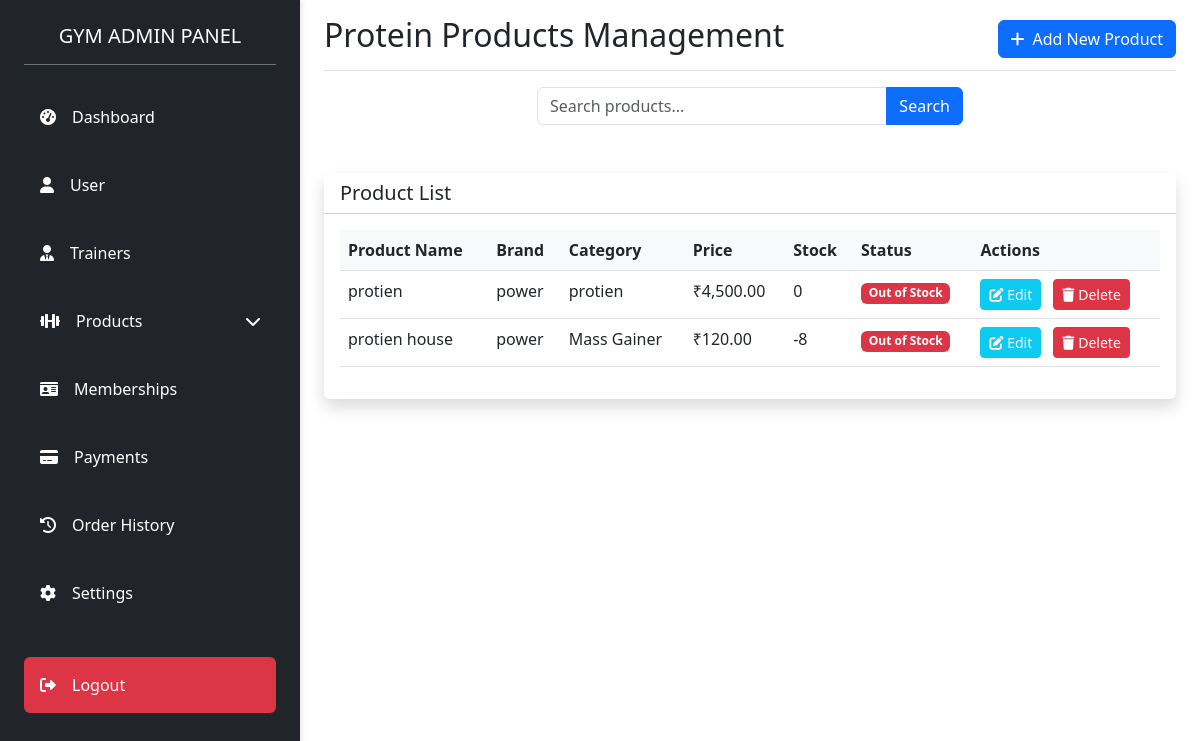
Page /adminPanel/protein.php on the committed database.
### tables this page shows
CREATE TABLE `products` (
  `id` int NOT NULL,
  `product_name` varchar(255) NOT NULL,
  `brand` varchar(255) NOT NULL,
  `category` varchar(255) NOT NULL,
  `price` decimal(10,2) NOT NULL,
  `stock` int NOT NULL,
  `description` text NOT NULL,
  `image` varchar(255) NOT NULL,
  `status` enum('in-stock','out-of-stock') DEFAULT 'in-stock',
  `created_at` timestamp NULL DEFAULT CURRENT_TIMESTAMP
);

### adminPanel/protein.php (the view, shortened to what this page needs)
<?php
include 'db_connection.php';
$products = [];
$search = $_GET['search'] ?? '';
$sql = "SELECT * FROM products WHERE product_name LIKE ? OR brand LIKE ?";
$stmt = $conn->prepare($sql);
$searchTerm = "%$search%";
$stmt->bind_param("ss", $searchTerm, $searchTerm);
$stmt->execute();
$result = $stmt->get_result();
while($row = $result->fetch_assoc()) {
    $products[] = $row;
}
?>
<!DOCTYPE html>
<html lang="en">
<head>
    <link href="https://cdn.jsdelivr.net/npm/bootstrap@5.3.0/dist/css/bootstrap.min.css" rel="stylesheet">
    <link rel="stylesheet" href="https://cdnjs.cloudflare.com/ajax/libs/font-awesome/6.0.0/css/all.min.css">
</head>
<body>
    <?php include 'sidebar.php'; ?>
    <div class="container-fluid">
        <div class="row">
            <main class="col-md-12 px-md-4">
                <div class="d-flex justify-content-between flex-wrap flex-md-nowrap align-items-center pt-3 pb-2 mb-3 border-bottom">
                    <h1 class="h2">Protein Products Management</h1>
                    <div class="btn-toolbar mb-2 mb-md-0">
                        <button type="button" class="btn btn-primary" data-bs-toggle="modal" data-bs-target="#addProteinModal">
                            <i class="fas fa-plus me-2"></i>Add New Product
                        </button>
                    </div>
                </div>
                <div class="row mb-5">
                    <div class="col-12">
                        <form action="" method="get" class="d-flex justify-content-center">
                            <div class="input-group w-50">
                                <input type="text" class="form-control" placeholder="Search products..." name="search" value="<?= htmlspecialchars($search) ?>">
                                <button class="btn btn-primary" type="submit">Search</button>
                            </div>
                        </form>
                    </div>
                </div>
                <div class="card border-0 shadow">
                    <div class="card-header bg-white">
                        <h5 class="mb-0">Product List</h5>
                    </div>
                    <div class="card-body">
                        <div class="table-responsive">
                            <table class="table table-hover">
                                <thead>
                                    <tr>
                                        <th>Product Name</th>
                                        <th>Brand</th>
                                        <th>Category</th>
                                        <th>Price</th>
                                        <th>Stock</th>
                                        <th>Status</th>
                                        <th>Actions</th>
                                    </tr>
                                </thead>
                                <tbody>
                                    <?php foreach ($products as $product): ?>
                                    <tr>
                                        <td><?= htmlspecialchars($product['product_name']) ?></td>
                                        <td><?= htmlspecialchars($product['brand']) ?></td>
                                        <td><?= htmlspecialchars($product['category']) ?></td>
                                        <td>₹<?= number_format($product['price'], 2) ?></td>
                                        <td><?= $product['stock'] ?></td>
                                        <td>
                                            <span class="badge bg-<?= $product['stock'] > 0 ? 'success' : 'danger' ?>">
                                                <?= $product['stock'] > 0 ? 'In Stock' : 'Out of Stock' ?>
                                            </span>
                                        </td>
                                        <td>
                                            <a href="protein.php?edit=<?= $product['id'] ?>" class="btn btn-sm btn-info me-2">
                                                <i class="fas fa-edit"></i> Edit
                                            </a>
                                            <form action="protein.php" method="POST" style="display:inline;">
                                                <button type="submit" name="delete_product" class="btn btn-sm btn-danger"
                                                        onclick="return confirm('Are you sure you want to delete this product?')">
                                                    <i class="fas fa-trash"></i> Delete
                                                </button>
                                            </form>
                                        </td>
                                    </tr>
                                    <?php endforeach; ?>
                                </tbody>
                            </table>
                        </div>
                    </div>
                </div>
            </main>
        </div>
    </div>
</body>
</html>

### adminPanel/sidebar.php (style rules this page uses)
body { display: flex; }

### adminPanel/protein.php (style rules this page uses)
.card { border: none; box-shadow: 0 0.125rem 0.25rem rgba(0, 0, 0, 0.075); margin-bottom: 1.5rem; }
.table th { font-weight: 600; background-color: #f8f9fa; }
.btn-info { color: #fff; background-color: #0dcaf0; border-color: #0dcaf0; }

### rows in the picture
products: product_name "protien", brand "power", category "protien", price "4,500.00", stock "0", shows "Out of Stock"
products: product_name "protien house", brand "power", category "Mass Gainer", price "120.00", stock "-8", shows "Out of Stock"
